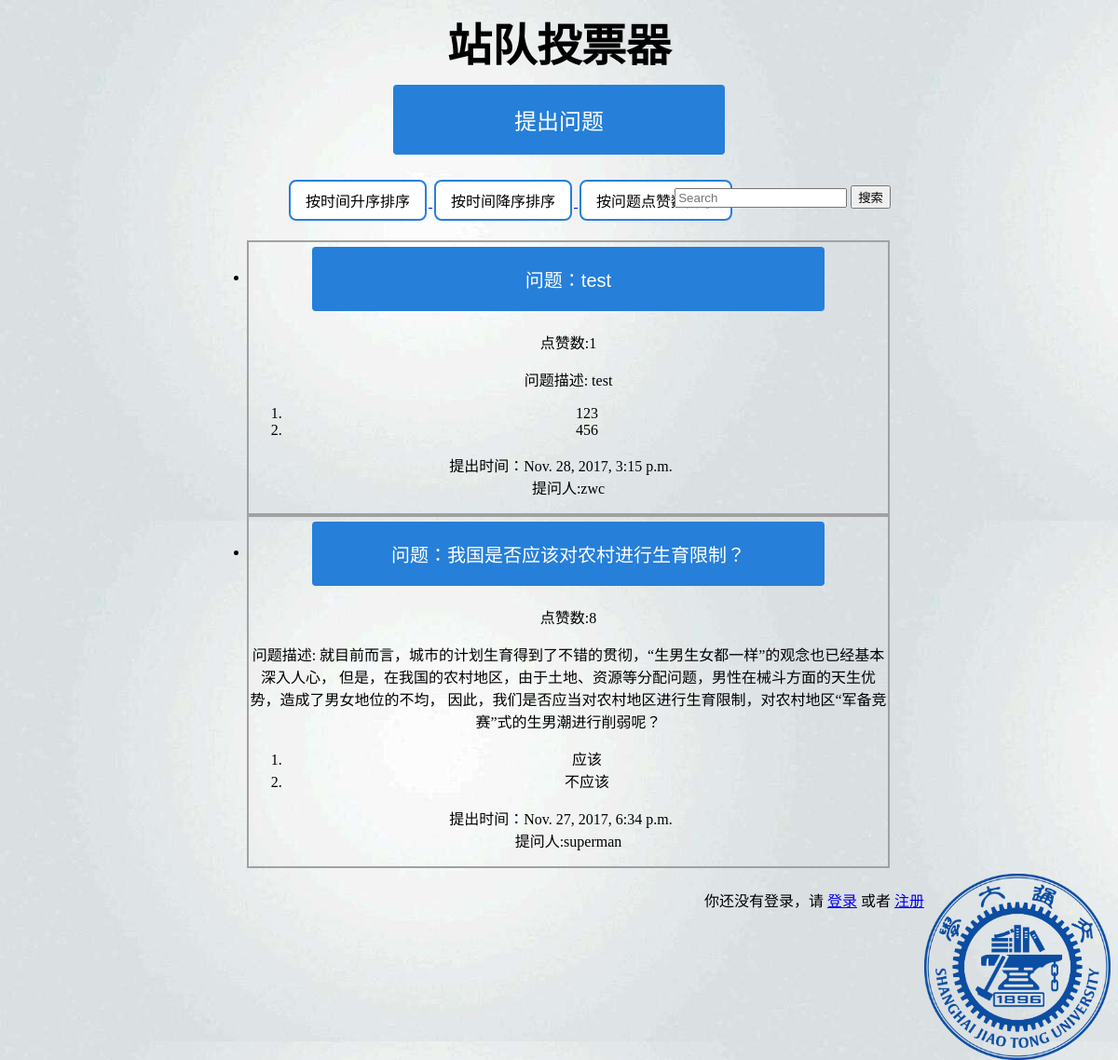
The page /polls/ on the database as committed earlier.
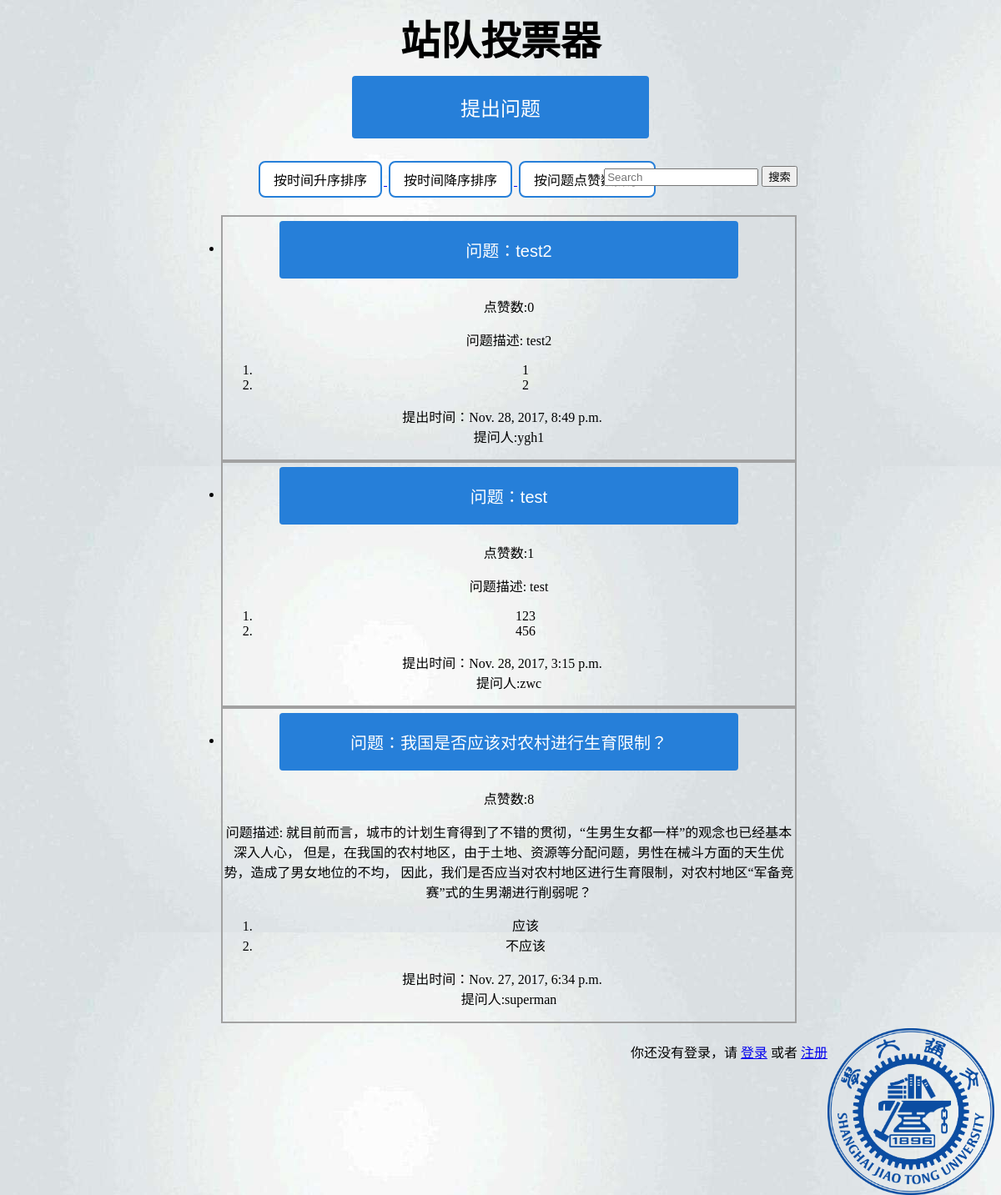
The same page on the database as committed later.
### polls/models.py (models this page shows, shortened)
@python_2_unicode_compatible  # only if you need to support Python 2
class Question(models.Model):
    question_text = models.CharField(max_length=50)
    question_detail=models.CharField(max_length=500)
    pub_date = models.DateTimeField(default = timezone.now)
    questioner_name = models.CharField(max_length=50)
    question_appreciation=models.IntegerField(default=0)
    def was_published_recently(self):
        now = timezone.now()
        return now - datetime.timedelta(days=1) <= self.pub_date <= now
    was_published_recently.admin_order_field = 'pub_date'
    was_published_recently.boolean = True
    was_published_recently.short_description = 'Published recently?'

@python_2_unicode_compatible  # only if you need to support Python 2
class Choice(models.Model):
    question = models.ForeignKey(Question, on_delete=models.CASCADE)
    choice_text = models.CharField(max_length=200)
    votes = models.IntegerField(default=0)
    def __str__(self):
        return self.choice_text

### polls/views.py (the view)
def index(request):
    latest_question_list = Question.objects.order_by('-pub_date')[:]
    context = {'latest_question_list': latest_question_list}
    return render(request, 'polls/index.html', context)

### templates/polls/index.html (shortened to what this page needs)
<!DOCTYPE>
{% load static %}
<html>
<head>
<link rel="stylesheet" type="text/css" href="/static/style.css" />
</head>
<body style="background-image:url('/static/background.jpg');">
<h1 id="indexhead">站队投票器</h1>
<a href={% url 'polls:raiseQuestion' %}>
	<button class="button" style="vertical-align:middle" id="but1"><span>提出问题</span></button>
{% if latest_question_list %}
<div style="position:relative; left:300px; float:left;">
    <a href={% url 'polls:rankByUpTime' %}>
    <button class="but5" >按时间升序排序</button>
    <a href={% url 'polls:rankByDownTime' %}>
    <button class="but5">按时间降序排序</button>
    <a href={% url 'polls:rankByAppreciation' %}>
    <button class="but5">按问题点赞数排序</button>
</div>
	<form
	style="position:relative; top:10px;"
	role="search" method="get" id="searchform" action="{% url 'polls:search' %}">
      <input type="search" name="q" placeholder="Search" required>
      <button type="submit">搜索</button>
     </form>
    <ul style="position:relative; top:10px;">
    {% for question in latest_question_list %}
        <div class="que">
		<li><a href="{% url 'polls:detail' question.id %}">
        	<button style="vertical-align:middle" class="but2">
			<span>
		     问题：{{ question.question_text}}
		    </span></button>
			</a>
		</li>
		    <p>点赞数:{{question.question_appreciation}}</p>
        	<p>问题描述: {{question.question_detail}}</p>
        	<ol>
        	{% for choice in question.choice_set.all %}
				<li>{{choice}}
                </li>
        	{% endfor %}
            </ol>
            <p>提出时间：{{question.pub_date}} &nbsp;&nbsp;&nbsp;
		 <br>
		 提问人:{{question.questioner_name}}</p>
		</div>
    {% endfor %}
    </ul>
{% else %}
    <p>No polls are available.</p>
{% endif %}
</body>
<img src="/static/sjtu.png" alt="SJTU" width="200" height="200" style="float:right;">
<div style="float:right;position:relative;right:00px;">
{% if user.is_authenticated %}
    <p>你已登录，欢迎你：<a href="#">{{ user.username }}</a>
    <a href="{% url 'logout' %}?next={{ request.path }}">
	<br>
	注销登录</a>
    </p>
	{% else %}
    <p>你还没有登录，请
    <a href="{% url 'login' %}?next={{ request.path }}">登录</a>
    或者
    <a href="{% url 'users:register' %}?next={{ request.path }}">注册</a>
    </p>
{% endif %}
</div>
</html>

### static/style.css (style rules this page uses)
#indexhead { margin:10px; padding:0px; font-family:"微软雅黑","黑体","宋体"; font-size:48px; height:48px; }
body { text-align: center; background-image:url('/static/background.jpg'); }
#but1 { display: inline-block; border-radius: 4px; background-color: #267fd9; border: none; color: #FFFFFF; text-align: center; font-size: 24px; padding: 20px; width: 30%; transition: all 0.5s; cursor: pointer; margin: 5px; }
#but1 span { cursor: pointer; display: inline-block; position: relative; transition: 0.5s; }
#but1 span:after { content: '>>>'; position: absolute; opacity: 0; top: 0; right: 20px; transition: 0.5s; }
.but2 { display: inline-block; border-radius: 4px; background-color: #267fd9; border: none; color: #FFFFFF; text-align: center; font-size: 20px; padding: 20px; width: 80%; transition: all 0.5s; cursor: pointer; margin: 5px; }
.but2 span { cursor: pointer; display: inline-block; position: relative; transition: 0.5s; }
.but2 span:after { content: '<<<'; position: absolute; opacity: 0; top: 0; left: 20px; transition: 0.5s; }
.but5 { background-color: #267fd9; border: none; color: white; padding: 8px 16px; text-align: center; text-decoration: none; display: inline-block; font-size: 16px; margin: 4px 2px; -webkit-transition-duration: 0.4s; transition-duration: 0.4s; cursor: pointer; border-radius: 8px; }
.but5 { background-color: white; color: black; border: 2px solid #267fd9; }
.que { border:2px solid #a1a1a1; width:60%; position:relative; right:10px; margin-left:auto; margin-right:auto; }

Rows that differ between the two databases and show on the page:
added Question: question_text "test2", question_appreciation "0", question_detail "test2", pub_date "Nov. 28, 2017, 8:49 p.m.", questioner_name "ygh1"
added Choice: choice_text "1", shown under "test2"
added Choice: choice_text "2", shown under "test2"
